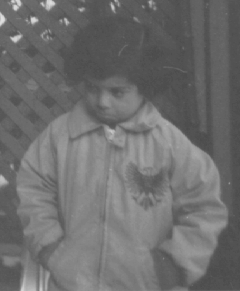
%> input picture Exercise/2017.11.14_Exercise_04/pout.tif, 240 x 291 px
$ octave exercise1.m   (GNU Octave 9; MATLAB toolbox functions it lacks are replaced by stand-ins)
%> lines starting %> are read from the running program, lines starting %| are printed output that depends on the picture
### Exercise/2017.11.14_Exercise_04/transfer.m
function output = transfer(input)
    output = zeros(1, 256);

    for i=0:255
        strength = find(input == i); % 分別找出(0, 255)各項值的位置(結果為矩陣)
        output(i+1) = size(strength, 1); % 矩陣的大小即為個數
    end
end

### Exercise/2017.11.14_Exercise_04/myHisteq.m
function output = myHisteq(input, origin)
    % 先找出原矩陣的大小
    height = size(origin, 1);
    width = size(origin, 2);

    % 設定 output 的大小
    output = zeros(1, 256);

    sum = 0; % 初始化累加值

    for i=1: 256
        sum = sum + input(i); % 累加原直方圖的值

        % 若 round(sum*255/(height*width))+1 一樣，則應該累加上去
        output(round(sum*255/(height*width))+1) = output(round(sum*255/(height*width))+1) + input(i);
    end
end

### Exercise/2017.11.14_Exercise_04/mapping.m
function output = mapping(input, origin)
    % 先找出原矩陣的大小
    height = size(origin, 1);
    width = size(origin, 2);

    % 設定 output 的大小
    table = zeros(1, 256);

    sum = 0; % 初始化累加值

    for i=1: 256
        sum = sum + input(i);
        table(i) = round(sum*255/(height*width));
    end

    T = uint8(table);
    output = T(origin+1);
end

### Exercise/2017.11.14_Exercise_04/exercise1.m
clear all;

% 讀檔
image = imread('pout.tif');
%> image is the input picture: size 291x240 uint8; min 74, max 224, mean 110.3
image = image/2; % 為了讓影像更暗一點
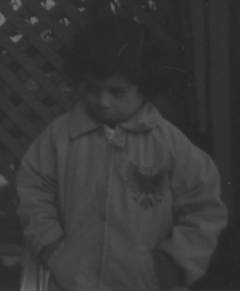
%> image: size 291x240 uint8; min 37, max 112, mean 55.4
figure(1), imshow(image);
figure(2), histogram(image);
%> after `histogram(image)`:
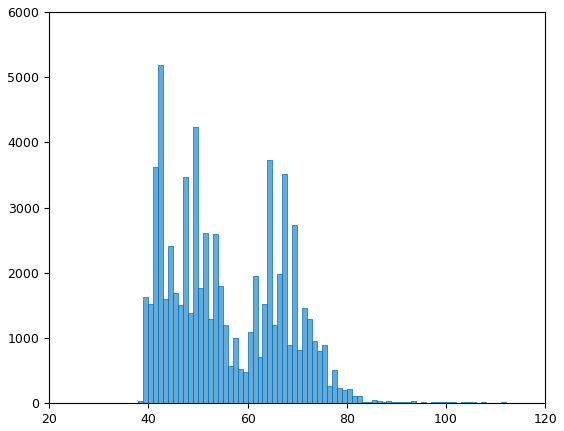
%> figure redrawn from the program's plot data; tallest bar 5187 high, from x = 42 to 43

% 將影像直方圖轉為矩陣
hist = transfer(image);
%> the loop in transfer, `for i=0:255` made 256 passes
%> strength on pass 38: [64582; 64873]
%> after the loop in transfer, `for i=0:255`: output = 256 values, max 5187 at index 43, min 0 at index 1, mean 272.8
%> hist has the same summary as output in transfer

% 用 CDF mapping 原直方圖 ---> 新直方圖(矩陣)
new_hist = myHisteq(hist, image);
%> the loop in myHisteq, `for i=1: 256` made 256 passes
%> sum on passes 1 to 3: 0, 0, 0
%> after the loop in myHisteq, `for i=1: 256`: output = 256 values, max 5187 at index 45, min 0 at index 2, mean 272.8; sum = 69840
%> new_hist has the same summary as output in myHisteq

% 將原始圖 mapping 到新圖
new_image = mapping(hist, image);
%> the loop in mapping, `for i=1: 256` made 256 passes
%> after the loop in mapping, `for i=1: 256`: table = 256 values from 0 to 255
%> in mapping, `output = T(origin+1);`:
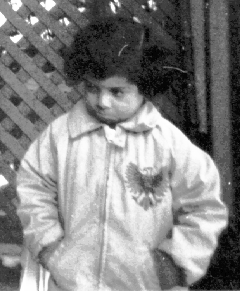
%> output: size 291x240 uint8; min 0, max 255, mean 131.9

% show 出結果
figure(3), imshow(new_image);
figure(4), histogram(new_image);
%> after `histogram(new_image)`:
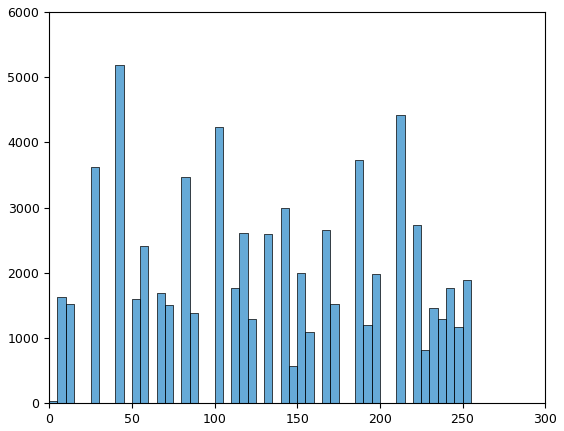
%> figure redrawn from the program's plot data; tallest bar 5187 high, from x = 40 to 45
